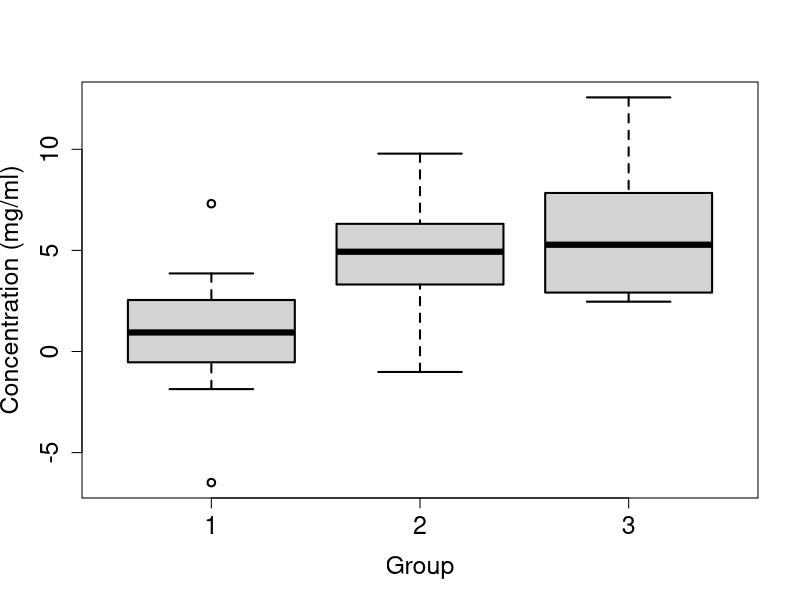
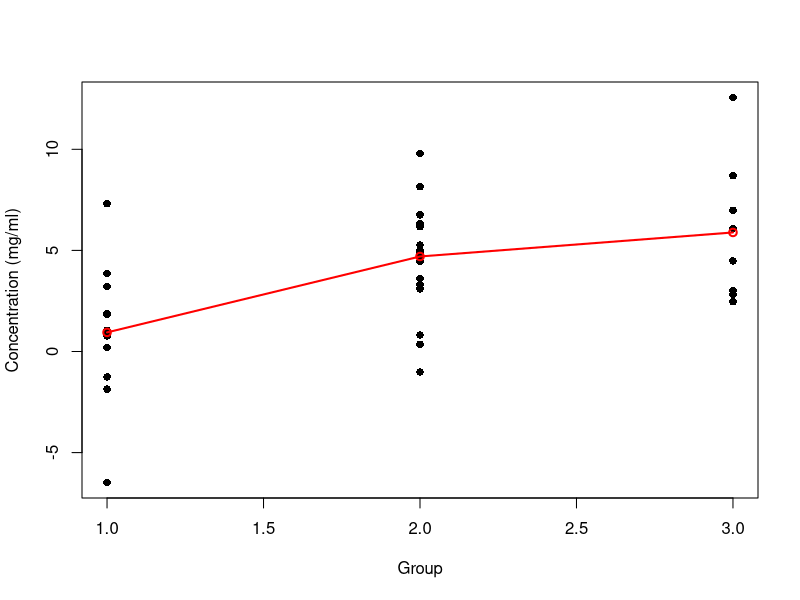
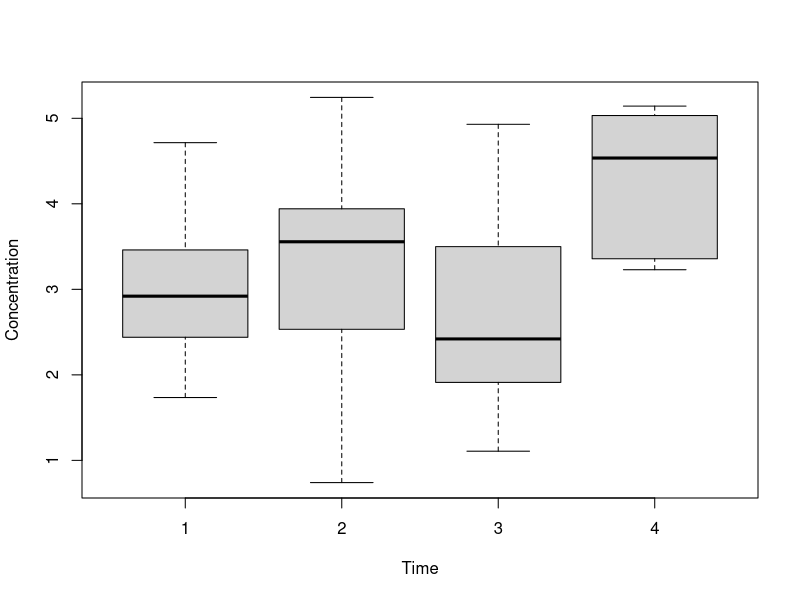
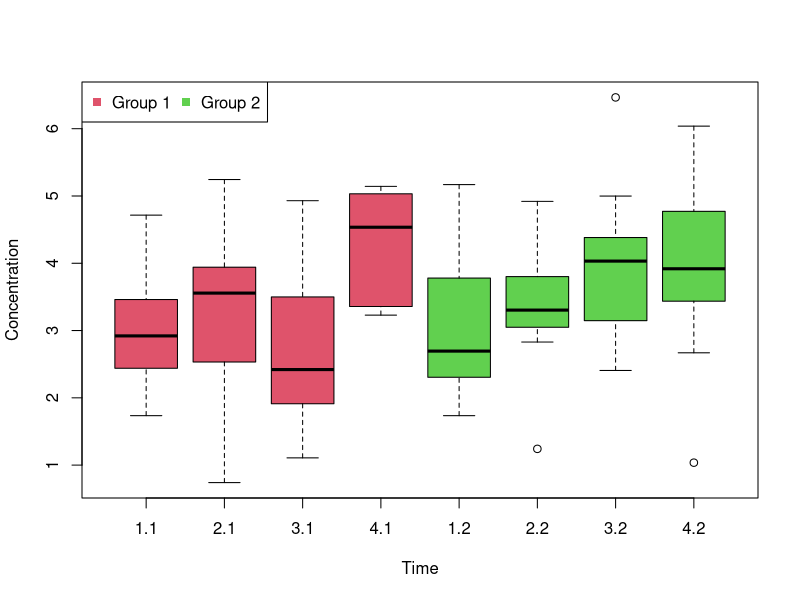

Reproduce these figures in R, in order.
## ---- chunk 1
op_eval=TRUE
op_echo=TRUE
## ---- chunk 2
n1 = 12
n2 = 18
n3 = 8
## ---- chunk 3
mu1 = 1
mu2 = 4.5
mu3 = 6
## ---- chunk 4
x1 = rnorm(n=n1, mean=mu1, sd=3)
x2 = rnorm(n=n2, mean=mu2, sd=3)
x3 = rnorm(n=n3, mean=mu3, sd=3)
## ---- chunk 5
boxplot(x1, x2, x3, cex.lab=1.5, cex.axis=1.5, xlab="Group", 
        ylab="Concentration (mg/ml)", names=c(1, 2, 3), lwd=2)
## ---- chunk 6
x = c(x1, x2, x3)
group = (c(rep('1', n1), rep('2', n2), rep('3', n3)))

aov.oneway = aov(x ~ group)
summary(aov.oneway)
## ---- chunk 7
plot(x ~ group,
     xlab="Group",
     ylab="Concentration (mg/ml)",
     pch=16)

# mean of the first group
tr1<-summary.lm(aov.oneway)$coefficients[1,1] 
# mean of the second group
tr2<-tr1+summary.lm(aov.oneway)$coefficients[2,1] 
# mean of the second group
tr3<-tr1+summary.lm(aov.oneway)$coefficients[3,1] 

points(c(1,2,3),c(tr1,tr2,tr3),col='red',lwd=2)
lines(c(1,2,3),c(tr1,tr2,tr3),col='red',lwd=2)

## ---- chunk 8
t1 = t.test(x1, x2,conf.level = 1-0.05/3)
t2 = t.test(x1, x3,conf.level = 1-0.05/3)
t3 = t.test(x2, x3,conf.level = 1-0.05/3)

c(t1$p.value, t2$p.value, t3$p.value)<=1-0.05/3
## ---- chunk 9

x1 = rnorm(n=n1, mean=mu1, sd=5)
x2 = rnorm(n=n2, mean=mu2, sd=5)
x3 = rnorm(n=n3, mean=mu3, sd=5)

x = c(x1, x2, x3)
group = (c(rep('1', n1), rep('2', n2), rep('3', n3)))

aov.oneway = aov(x ~ group)
summary(aov.oneway)

## ---- chunk 10
X <- read.csv("./data/Exercise_8_3_Repeated_OneWay.csv", sep=";")
str(X)
## ---- chunk 11
boxplot(X$Concentration ~ X$Time, 
        xlab="Time", 
        ylab="Concentration")

summary(aov(X$Concentration ~ X$Time))
## ---- chunk 12
summary(aov(X$Concentration ~ X$Time + Error(X$Patient)))
## ---- chunk 13
X = read.csv("./data/Exercise_8_3_Repeated_TwoWay.csv", sep=";")
str(X)

boxplot(X$Concentration ~ X$Time + X$Group, 
        xlab="Time", 
        ylab="Concentration", 
        col=c(2,2,2,2,3,3,3,3)
        )

#3.1 means time 3 group 1

legend("topleft", c("Group 1", "Group 2"), col=c(2,3), ncol=2, pch=15)

## ---- chunk 14
#Without information of repeated measures; and with intreacttions
summary(aov(X$Concentration ~ X$Time + X$Group + X$Time:X$Group))

### With information of repeated measures
summary(aov(X$Concentration ~ X$Time + X$Group + X$Time:X$Group + Error(X$Patient)))
